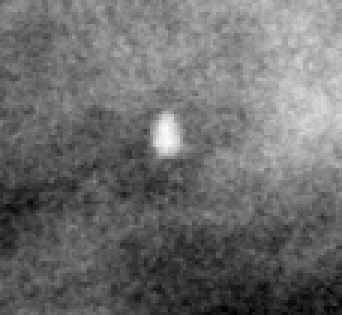
#> input picture BreastCancerDetection/IMG-0003-00001.jpg, 114 x 105 px (shown 3 times larger)
$ jupyter execute --allow-errors MedicalFeatureExtraction.ipynb   (shell and % lines are left out)   (older library calls are emulated)
#> lines starting #> are read from the running program, lines starting #| are printed output that depends on the picture
# Medical Feature Extraction

[cell 1]
import matplotlib.pyplot as plt
import matplotlib.image as mpimg
import numpy as np

#> (a cell that did not finish here is left out)

#> (a cell that did not finish here is left out)

[cell 4]
plt.figure(figsize=(15, 15))
#> (the rest of this cell did not finish here and is left out)

[cell 5]
plt.figure(figsize=(15, 15))
#> (the rest of this cell did not finish here and is left out)

[cell 6]
plt.figure(figsize=(15, 15))
#> (the rest of this cell did not finish here and is left out)

## Processing the Image

[cell 7]
import cv2

#> (a cell that did not finish here is left out)

[cell 9]
plt.figure(figsize=(15, 15))
#> (the rest of this cell did not finish here and is left out)

## GLCM - Gray Level Co-Occurence Matrix

[cell 10]
from skimage.feature import greycomatrix, greycoprops
from skimage import data


PATCH_SIZE = 21

# open the camera image
# image = data.camera()
#> (the rest of this cell did not finish here and is left out)

[cell 11]
from Texture import *
#> (the rest of this cell did not finish here and is left out)

[cell 12]
import matplotlib.pyplot as plt
import gdal, gdalconst
import numpy as np
from skimage.feature import greycomatrix, greycoprops

#Read SAR image into Numpy Array
filename = "greyscale.png"
#> (the rest of this cell did not finish here and is left out)

[cell 13]
from PIL import Image
#> (the rest of this cell did not finish here and is left out)

#> (a cell that did not finish here is left out)

[cell 15]
import cv2
crp_img = mpimg.imread('IMG-0003-00001.jpg')
#> crp_img is the input picture: shape (105, 114, 3); min 0, max 255, mean 108.6
lum_crp_img = crp_img[:,:,0]
crp_dst = cv2.fastNlMeansDenoisingColored(crp_img,None,10,10,7,21)
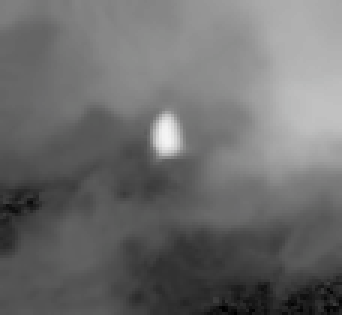
#> crp_dst: shape (105, 114, 3) (shown 3 times larger); mean R, G, B 108.3, 108.3, 108.3
plt.figure(figsize=(15, 15))
plt.subplot(121),plt.imshow(lum_crp_img, cmap='hot')
plt.subplot(122),plt.imshow(crp_dst[:,:,0], cmap='hot')
plt.show()
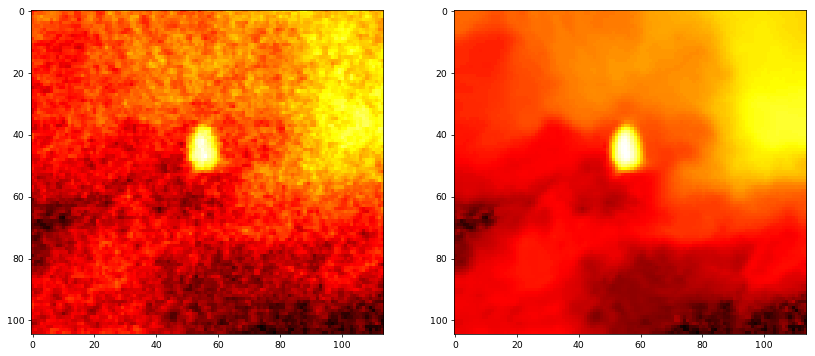
#> figure drawn by matplotlib, 2 panels

[cell 16]
from scipy import ndimage
lowpass = ndimage.gaussian_filter(crp_img, 3)
plt.figure(figsize=(10, 10))
plt.imshow(lowpass[:,:,0], cmap='hot')
plt.show()
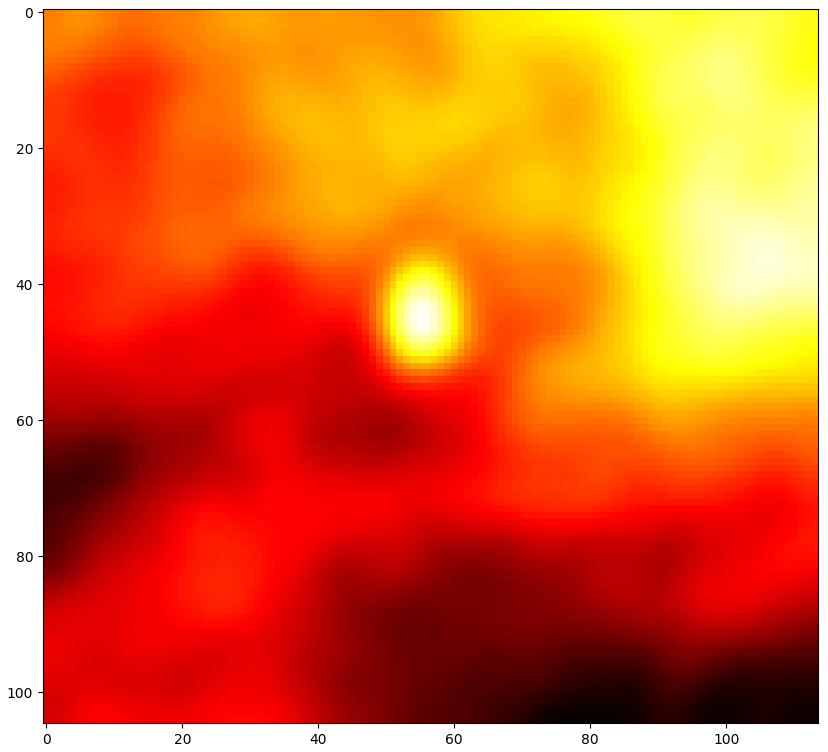
#> figure drawn by matplotlib, 1 panel

[cell 17]
gauss_highpass = crp_img - lowpass
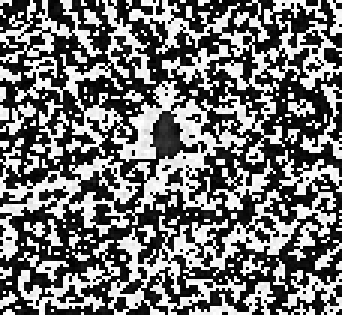
#> gauss_highpass: shape (105, 114, 3) (shown 3 times larger); min 0, max 255, mean 114.1
lowpass = ndimage.gaussian_filter(gauss_highpass, 3)
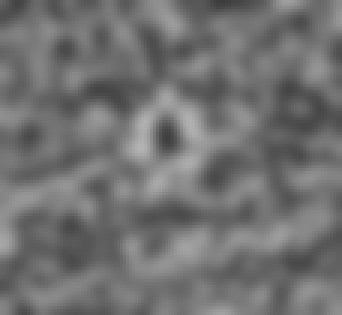
#> lowpass: shape (105, 114, 3) (shown 3 times larger); min 60, max 179, mean 113.1
plt.figure(figsize=(10, 10))
plt.imshow(gauss_highpass[:,:,0], cmap='hot')
plt.show()
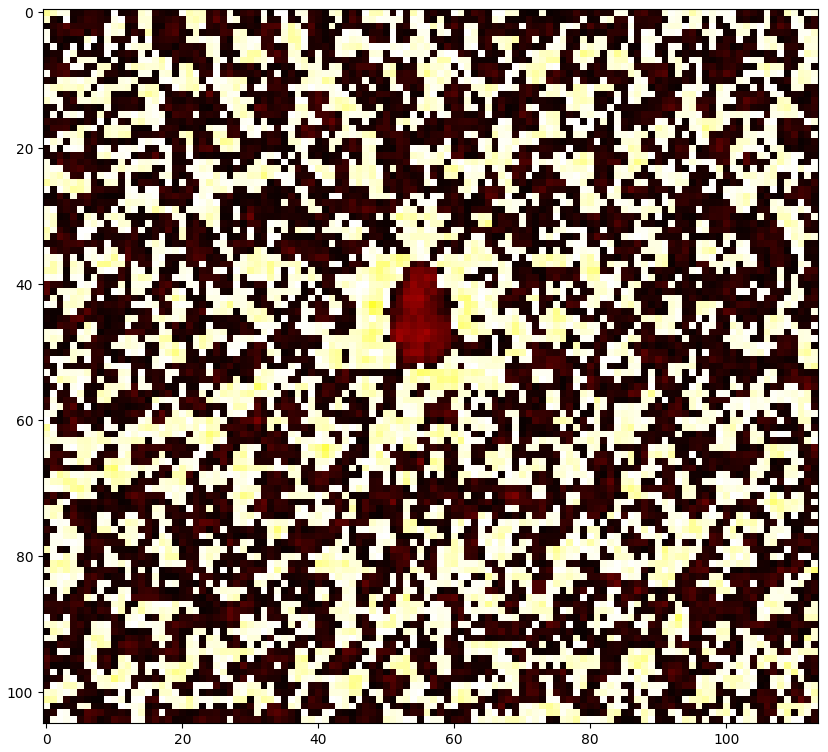
#> figure drawn by matplotlib, 1 panel
